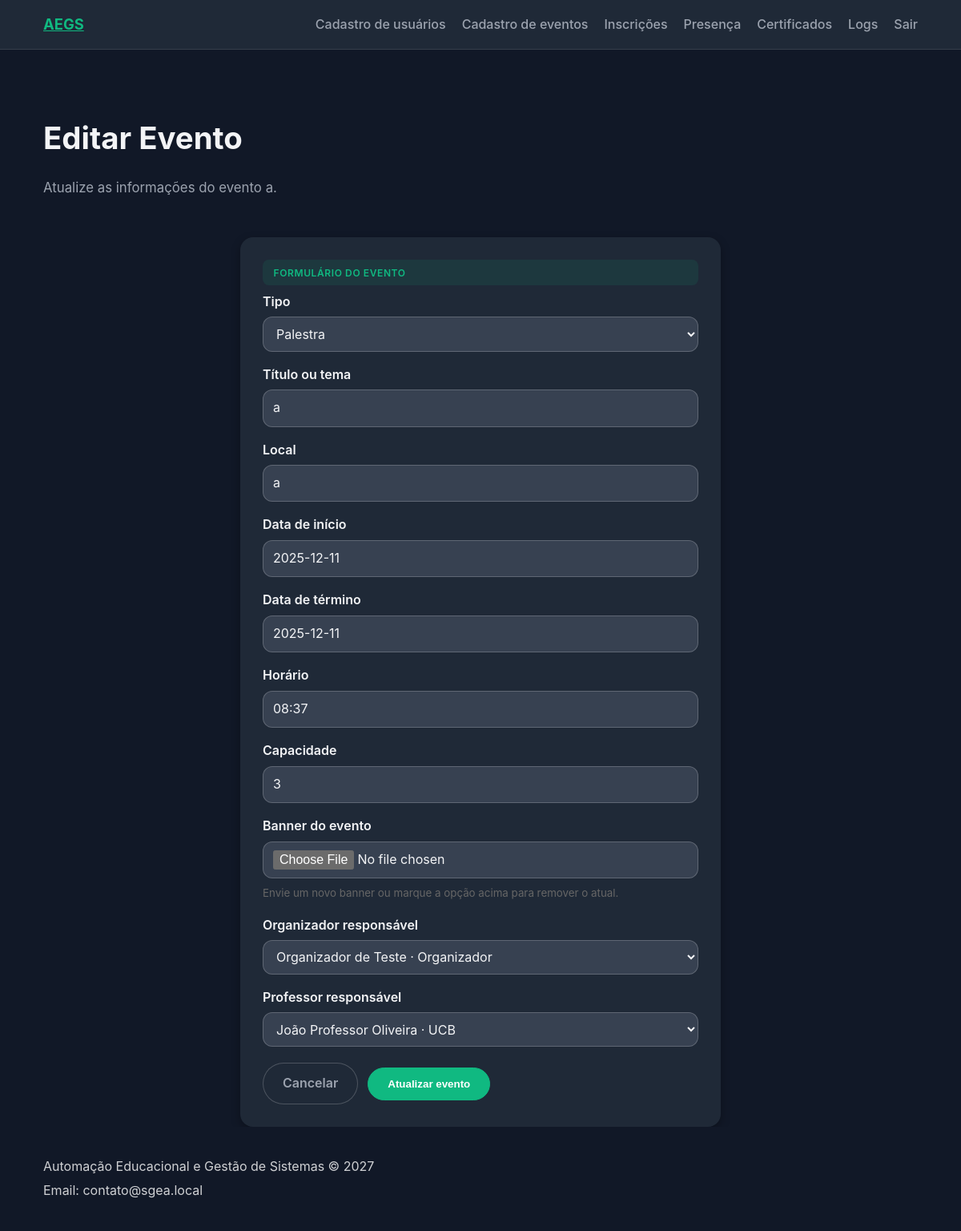
The app's page /eventos/58/editar/ (signed in), older data.
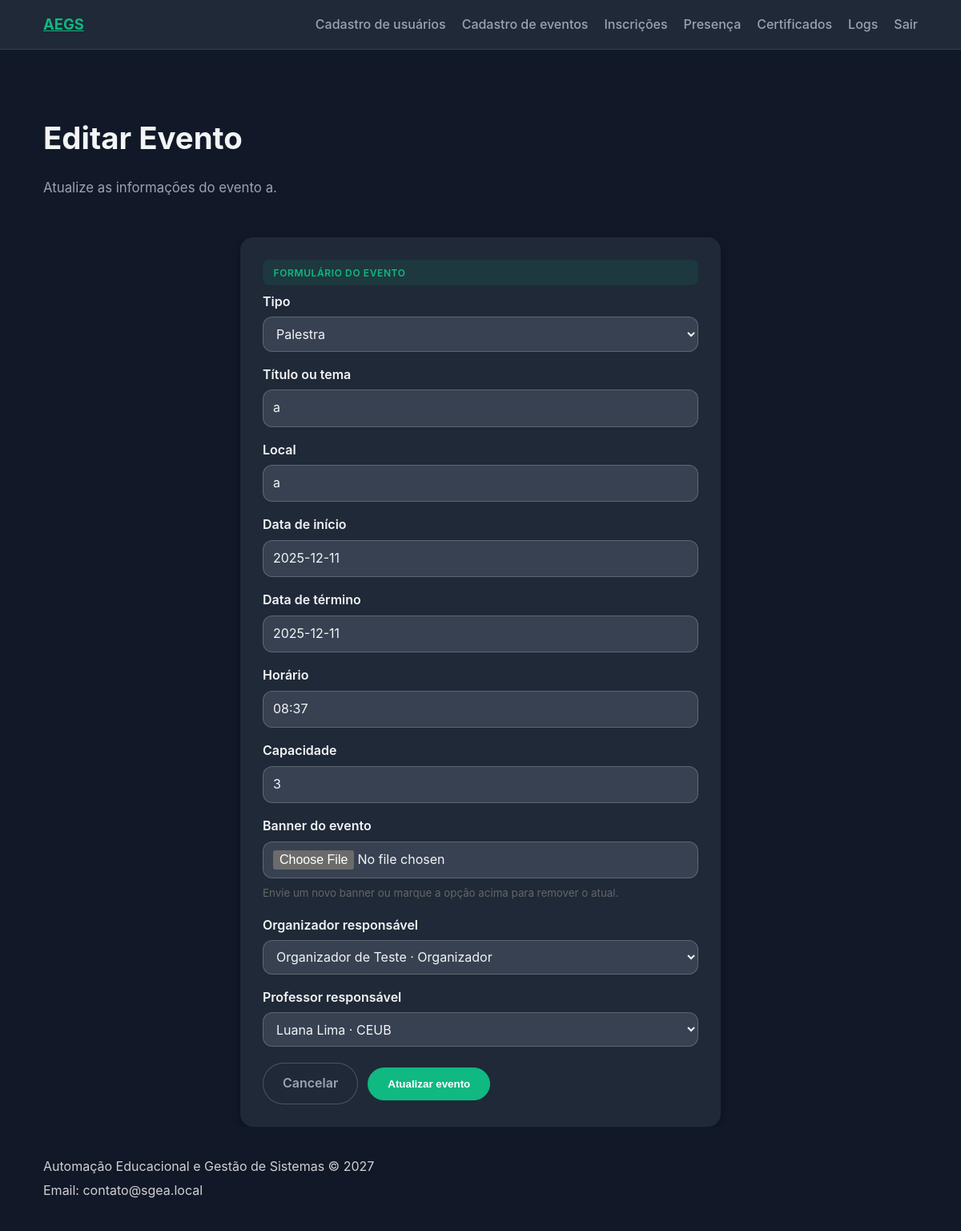
The same page, newer data.
### api/models.py (models this page shows, shortened)
class Evento(models.Model):
    tipo = models.CharField(max_length=20, choices=TipoEventoChoices.choices)
    titulo = models.CharField(max_length=150, blank=True, default="")
    data_inicio = models.DateField()
    data_fim = models.DateField()
    horario = models.TimeField(null=True, blank=True)
    local = models.CharField(max_length=150)
    capacidade = models.PositiveIntegerField()
    carga_horaria = models.PositiveIntegerField(default=4, help_text="Carga horária do evento em horas")
    banner = models.ImageField(upload_to='banners/', blank=True, null=True)
    organizador = models.ForeignKey(
        Usuario,
        on_delete=models.SET_NULL,
        related_name="eventos_organizados",
        limit_choices_to=Q(perfil__in=[PerfilChoices.ADMIN, PerfilChoices.ORGANIZADOR]),
        null=True,
        blank=True
    )
    professor_responsavel = models.ForeignKey(
        Usuario,
        on_delete=models.SET_NULL,
        related_name="eventos_responsavel",
        limit_choices_to=Q(perfil=PerfilChoices.PROFESSOR),
        help_text="Professor responsável pelo evento",
        null=True,
        blank=True,
    )
    criado_em = models.DateTimeField(auto_now_add=True)
    atualizado_em = models.DateTimeField(auto_now=True)
    class Meta:
        ordering = ["data_inicio", "tipo"]
        indexes = [
            models.Index(fields=["data_inicio"]),
            models.Index(fields=["tipo"]),
            models.Index(fields=["organizador"]),
        ]
        constraints = [
            models.CheckConstraint(
                name="evento_data_fim_gte_inicio",
                check=Q(data_fim__gte=F("data_inicio"))
            ),
            models.CheckConstraint(
                name="capacidade_positive",
                check=Q(capacidade__gt=0)
            ),
        ]

class Usuario(AbstractUser):
    nome = models.CharField(max_length=120)
    telefone = models.CharField(max_length=20)
    instituicao = models.CharField(
        max_length=20,
        choices=InstituicaoChoices.choices,
        blank=True,
        null=True,
        help_text="Obrigatório para perfis ALUNO e PROFESSOR."
    )
    perfil = models.CharField(
        max_length=20,
        choices=PerfilChoices.choices
    )
    class Meta:
        constraints = [
            models.CheckConstraint(
                name="instituicao_required_for_aluno_prof",
                check=(
                    ~Q(perfil__in=[PerfilChoices.ALUNO, PerfilChoices.PROFESSOR]) |
                    (Q(instituicao__isnull=False) & ~Q(instituicao=""))
                )
            )
        ]
        indexes = [
            models.Index(fields=["perfil"]),
        ]

### api/views.py (the view, shortened to what this page needs)
# urls.py: path('eventos/<int:evento_id>/editar/', EditarEventoView.as_view(), name='editar-evento'),
@method_decorator(perfil_required(PerfilChoices.ADMIN, PerfilChoices.ORGANIZADOR, PerfilChoices.PROFESSOR), name='dispatch')
class EditarEventoView(PostFeedbackMixin, TemplateView):
	template_name = "api/editar_evento.html"
	def get_context_data(self, **kwargs):
		context = super().get_context_data(**kwargs)
		evento_id = self.kwargs.get('evento_id')
		evento = get_object_or_404(Evento, pk=evento_id)
		if self.request.user.perfil == PerfilChoices.ORGANIZADOR and evento.organizador != self.request.user:
			from django.core.exceptions import PermissionDenied
			raise PermissionDenied("Você não tem permissão para editar este evento.")
		if self.request.user.perfil == PerfilChoices.PROFESSOR and evento.professor_responsavel != self.request.user:
			from django.core.exceptions import PermissionDenied
			raise PermissionDenied("Você não tem permissão para editar este evento.")
		context["evento"] = evento
		context["tipos_evento"] = TipoEventoChoices.choices
		context["organizadores"] = (
			Usuario.objects.filter(perfil__in=[
				PerfilChoices.ADMIN,
				PerfilChoices.ORGANIZADOR,
			])
			.order_by("nome", "username")
		)
		context["professores"] = (
			Usuario.objects.filter(perfil=PerfilChoices.PROFESSOR)
			.order_by("nome", "username")
		)
		return context

### api/views.py (called while the page is built)
	def get_context_data(self, **kwargs):
		context = super().get_context_data(**kwargs)
		context.setdefault(self.data_context_name, {})
		return context

### api/templates/api/editar_evento.html (shortened to what the changed rows need)
{% extends 'api/base.html' %}
{% block content %}
<section class="prototype-hero">
    <h1>Editar Evento</h1>
    <p>Atualize as informações do evento {{ evento.titulo|default:evento.get_tipo_display }}.</p>
</section>
<div class="prototype-card auth-card" style="max-width: 600px;">
        <form method="post" enctype="multipart/form-data">
            <div class="form-group">
                <label for="evento-tipo">Tipo</label>
                <select id="evento-tipo" name="tipo">
                    {% for value, label in tipos_evento %}
                        <option value="{{ value }}" {% if evento.tipo == value %}selected{% endif %}>{{ label }}</option>
                    {% endfor %}
                </select>
            </div>
            <div class="form-group">
                <label for="evento-titulo">Título ou tema</label>
                <input id="evento-titulo" name="titulo" type="text" placeholder="Pesquisa e Inovação na Universidade" value="{{ evento.titulo|default:'' }}">
            </div>
            <div class="form-group">
                <label for="evento-local">Local</label>
                <input id="evento-local" name="local" type="text" placeholder="Auditório Central" value="{{ evento.local }}">
            </div>
            <div class="form-group">
                <label for="evento-inicio">Data de início</label>
                <input id="evento-inicio" name="data_inicio" type="text" value="{{ evento.data_inicio|date:'Y-m-d' }}" placeholder="YYYY-MM-DD">
            </div>
            <div class="form-group">
                <label for="evento-fim">Data de término</label>
                <input id="evento-fim" name="data_fim" type="text" value="{{ evento.data_fim|date:'Y-m-d' }}" placeholder="YYYY-MM-DD">
            </div>
            <div class="form-group">
                <label for="evento-horario">Horário</label>
                <input id="evento-horario" name="horario" type="text" value="{{ evento.horario|time:'H:i'|default:'' }}" placeholder="HH:MM">
            </div>
            <div class="form-group">
                <label for="evento-capacidade">Capacidade</label>
                <input id="evento-capacidade" name="capacidade" type="number" min="1" step="1" placeholder="100" value="{{ evento.capacidade }}">
            </div>
            <div class="form-group">
                <label for="evento-organizador">Organizador responsável</label>
                <select id="evento-organizador" name="organizador">
                    {% for organizador in organizadores %}
                        <option value="{{ organizador.pk }}" {% if evento.organizador_id == organizador.pk %}selected{% endif %}>
                            {{ organizador.nome|default:organizador.get_full_name|default:organizador.username }}
                            {% if organizador.instituicao %}
                                · {{ organizador.get_perfil_display }} - {{ organizador.get_instituicao_display|default:organizador.instituicao }}
                            {% else %}
                                · {{ organizador.get_perfil_display }}
                            {% endif %}
                        </option>
                    {% empty %}
                        <option value="" disabled>Nenhum organizador elegível encontrado</option>
                    {% endfor %}
                </select>
            </div>
            <div class="form-group">
                <label for="evento-professor">Professor responsável</label>
                <select id="evento-professor" name="professor_responsavel" required>
                    {% for professor in professores %}
                        <option value="{{ professor.pk }}" {% if evento.professor_responsavel_id == professor.pk %}selected{% endif %}>
                            {{ professor.nome|default:professor.get_full_name|default:professor.username }}
                            {% if professor.instituicao %}
                                · {{ professor.get_instituicao_display|default:professor.instituicao }}
                            {% endif %}
                        </option>
                    {% empty %}
                        <option value="" disabled>Nenhum professor cadastrado</option>
                    {% endfor %}
                </select>
            </div>
        </form>
</div>
{% endblock %}

Row changes from the older to the newer data that the page shows:
changed Evento "Palestra": professor_responsavel "João Professor Oliveira · UCB" → "Luana Lima · CEUB"
